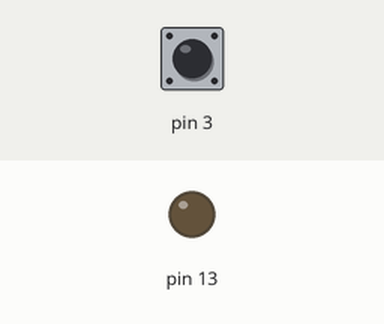
Bench run of a sketch on a simulated Arduino Uno, built with avr-gcc and run on an emulated ATmega328P. Parts: output pins drawn as LEDs (lit = HIGH). The test bench sets the inputs (shaded band); at power-on: pin 3 LOW. What the sketch prints to the serial monitor is not drawn.

Above: at 1.2 s.
1.3 s: pin 3 driven HIGH
At 2.2 s:
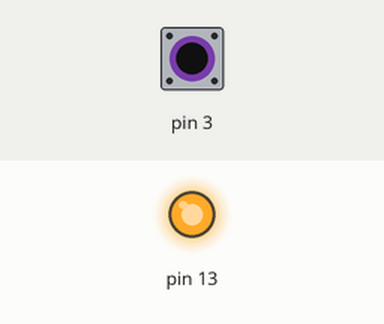
3.0 s: pin 3 pulsed LOW 2 times (0.12 s each, 0.3 s apart)
Timing chart, 0 to 6.0 s (numbered marks = the images above; inputs shaded):
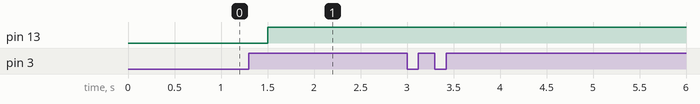

The sketch:

backup.ino
```cpp
int i = 0;
volatile int output=0;

void setup()
{
  Serial.begin(9600);
  pinMode(13,OUTPUT);
  attachInterrupt(digitalPinToInterrupt (3),button3,RISING);
}

void button3() // ISR function
{
  output=1;
  Serial.println("Interrupt at button 1 executed");
}

void button2()
{
  output=0; //turn off led
  Serial.println("interrupt at button 2 executed");
}


void loop()
{
  Serial.print(" COUNTER: ");
  Serial.print(i);
  ++i;
  delay(500);
  digitalWrite(13,output); //if button at pin 3 pressed, output = 1

}
```

Measured:
- after the input at 1.3 s, pin 13: LOW → HIGH after 0.20 s
- after the input at 3.0 s, every drawn part: stays the same
